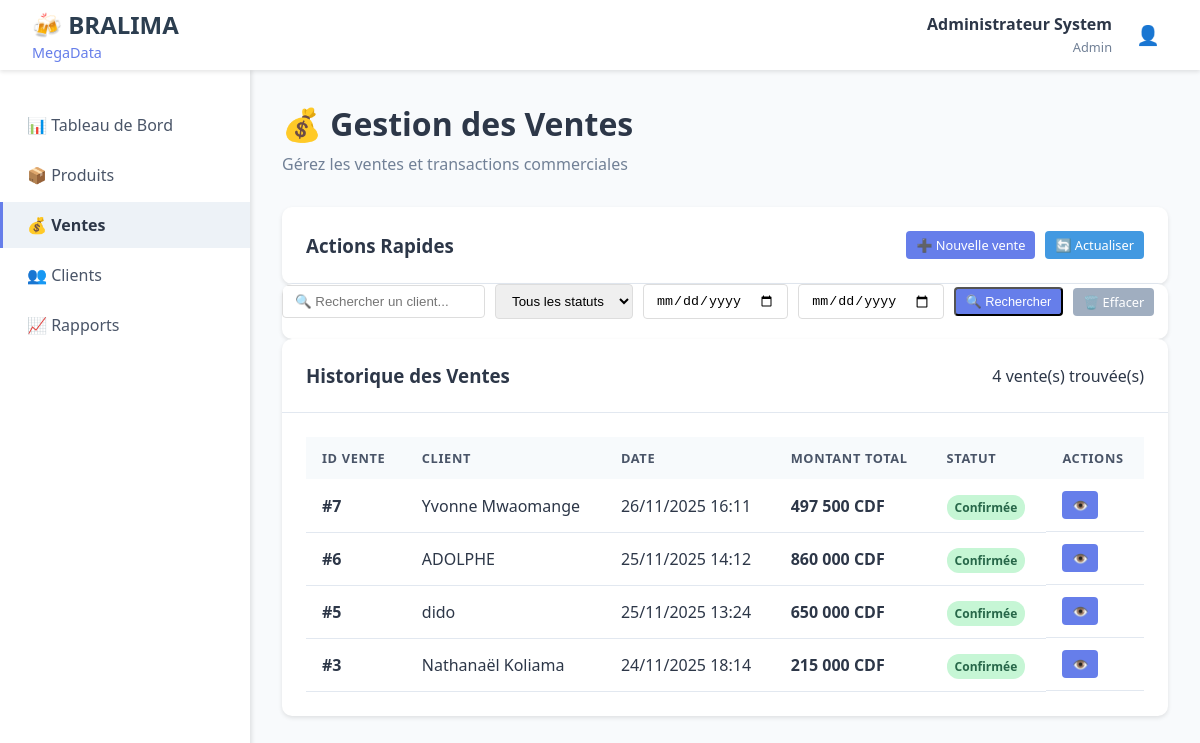
The page /modules/ventes/liste.php (signed in) on the database as committed earlier.
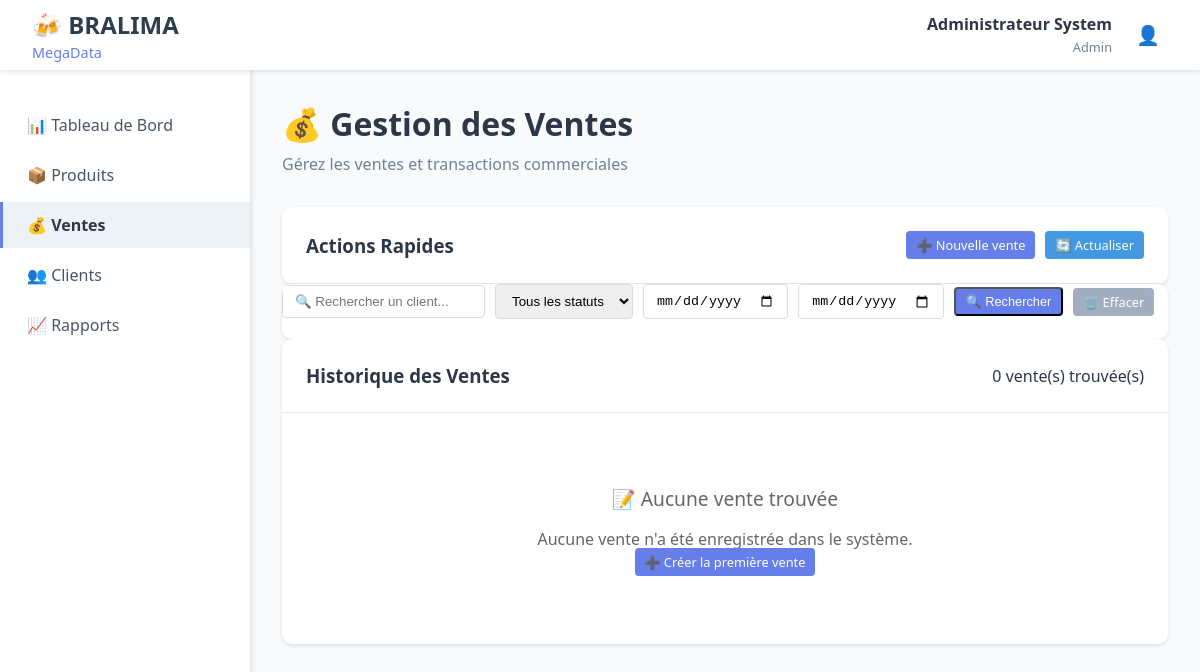
The same page on the database as committed later.
### tables this page shows
CREATE TABLE ventes (
    id_vente INT PRIMARY KEY AUTO_INCREMENT,
    id_client INT,
    date_vente DATETIME DEFAULT CURRENT_TIMESTAMP,
    montant_total DECIMAL(15,2) DEFAULT 0,
    statut ENUM('en_attente', 'confirmee', 'annulee') DEFAULT 'confirmee',
    FOREIGN KEY (id_client) REFERENCES clients(id_client)
);

CREATE TABLE clients (
    id_client INT PRIMARY KEY AUTO_INCREMENT,
    nom_client VARCHAR(100) NOT NULL,
    adresse TEXT,
    telephone VARCHAR(20),
    email VARCHAR(100),
    date_creation DATETIME DEFAULT CURRENT_TIMESTAMP,
    statut ENUM('actif', 'inactif') DEFAULT 'actif'
);

### modules/ventes/liste.php (the view, shortened to what the changed rows need)
<!DOCTYPE html>
<html lang="fr">
<head>
    <link rel="stylesheet" href="../../assets/css/dashboard.css">
</head>
<body>
    <?php include '../../includes/header.php'; ?>
    <div class="container">
        <main class="main-content">
            <div class="page-header">
                <h1>💰 Gestion des Ventes</h1>
            </div>
            <div class="content-card">
                <div class="card-header">
                    <h3>Historique des Ventes</h3>
                    <span id="venteCount">
                        <?php
                        try {
                            $pdo = getDBConnection();
                            $where = [];
                            $params = [];
                            $where_clause = $where ? 'WHERE ' . implode(' AND ', $where) : '';
                            $count_sql = "
                                SELECT COUNT(*) as total
                                FROM ventes v
                                LEFT JOIN clients c ON v.id_client = c.id_client
                                $where_clause
                            ";
                            $stmt = $pdo->prepare($count_sql);
                            $stmt->execute($params);
                            $total = $stmt->fetch()['total'];
                            echo $total . ' vente(s) trouvée(s)';
                        } catch (Exception $e) {
                            echo 'Erreur de comptage';
                        }
                        ?>
                    </span>
                </div>
                <div class="card-content">
                    <?php
                    try {
                        $pdo = getDBConnection();
                        $sql = "
                            SELECT v.*, c.nom_client
                            FROM ventes v
                            LEFT JOIN clients c ON v.id_client = c.id_client
                            $where_clause
                            ORDER BY v.date_vente DESC
                        ";
                        $stmt = $pdo->prepare($sql);
                        $stmt->execute($params);
                        $ventes = $stmt->fetchAll();
                        if (count($ventes) > 0):
                    ?>
                            <table class="data-table">
                                <thead>
                                    <tr>
                                        <th>ID Vente</th>
                                        <th>Client</th>
                                        <th>Date</th>
                                        <th>Montant Total</th>
                                        <th>Statut</th>
                                        <th>Actions</th>
                                    </tr>
                                </thead>
                                <tbody>
                                    <?php foreach ($ventes as $vente):
                                        switch ($vente['statut']) {
                                            case 'confirmee':
                                                $statut_class = 'badge-success';
                                                $statut_text = 'Confirmée';
                                                break;
                                        }
                                    ?>
                                        <tr>
                                            <td><strong>#<?php echo $vente['id_vente']; ?></strong></td>
                                            <td><?php echo $vente['nom_client'] ?? 'Client non spécifié'; ?></td>
                                            <td><?php echo date('d/m/Y H:i', strtotime($vente['date_vente'])); ?></td>
                                            <td><strong><?php echo number_format($vente['montant_total'], 0, ',', ' '); ?> CDF</strong></td>
                                            <td>
                                                <span class="badge <?php echo $statut_class; ?>">
                                                    <?php echo $statut_text; ?>
                                                </span>
                                            </td>
                                            <td class="actions">
                                                <a href="details.php?id=<?php echo $vente['id_vente']; ?>" class="btn btn-primary" title="Voir détails">
                                                    👁️
                                                </a>
                                            </td>
                                        </tr>
                                    <?php endforeach; ?>
                                </tbody>
                            </table>
                        <?php else: ?>
                            <div style="text-align: center; padding: 3rem; color: #666;">
                                <p style="font-size: 1.2rem; margin-bottom: 1rem;">📝 Aucune vente trouvée</p>
                                <p>
                                    <?php if (!empty($_GET['search']) || !empty($_GET['statut']) || !empty($_GET['date_debut'])): ?>
                                        Aucune vente ne correspond à vos critères de recherche.
                                        <br>
                                        <a href="liste.php" class="btn btn-primary" style="margin-top: 1rem;">
                                            🔄 Afficher toutes les ventes
                                        </a>
                                    <?php else: ?>
                                        Aucune vente n'a été enregistrée dans le système.
                                        <br>
                                        <a href="nouvelle.php" class="btn btn-primary" style="margin-top: 1rem;">
                                            ➕ Créer la première vente
                                        </a>
                                    <?php endif; ?>
                                </p>
                            </div>
                        <?php endif; ?>
                    <?php
                    } catch (Exception $e) {
                        echo '<div style="text-align: center; padding: 2rem; color: red;">';
                        echo '<p>❌ Erreur lors du chargement des ventes</p>';
                        echo '<p><small>' . $e->getMessage() . '</small></p>';
                        echo '</div>';
                    }
                    ?>
                </div>
            </div>
        </main>
    </div>
</body>
</html>

Rows that differ between the two databases and show on the page:
removed ventes: id_vente "7", id_client.nom_client "Yvonne Mwaomange", date_vente "26/11/2025 16:11", montant_total "497 500", statut "Confirmée"
removed ventes: id_vente "6", id_client.nom_client "ADOLPHE", date_vente "25/11/2025 14:12", montant_total "860 000", statut "Confirmée"
removed ventes: id_vente "5", id_client.nom_client "dido", date_vente "25/11/2025 13:24", montant_total "650 000", statut "Confirmée"
removed ventes: id_vente "3", id_client.nom_client "Nathanaël Koliama", date_vente "24/11/2025 18:14", montant_total "215 000", statut "Confirmée"
Other text that changed with them:
$total: "4" → "0"
text no longer shown: "ID VENTE CLIENT DATE MONTANT TOTAL STATUT ACTIONS"
text now shown: "📝 Aucune vente trouvée Aucune vente n'a été enregistrée dans le système. ➕ Créer la première vente"
